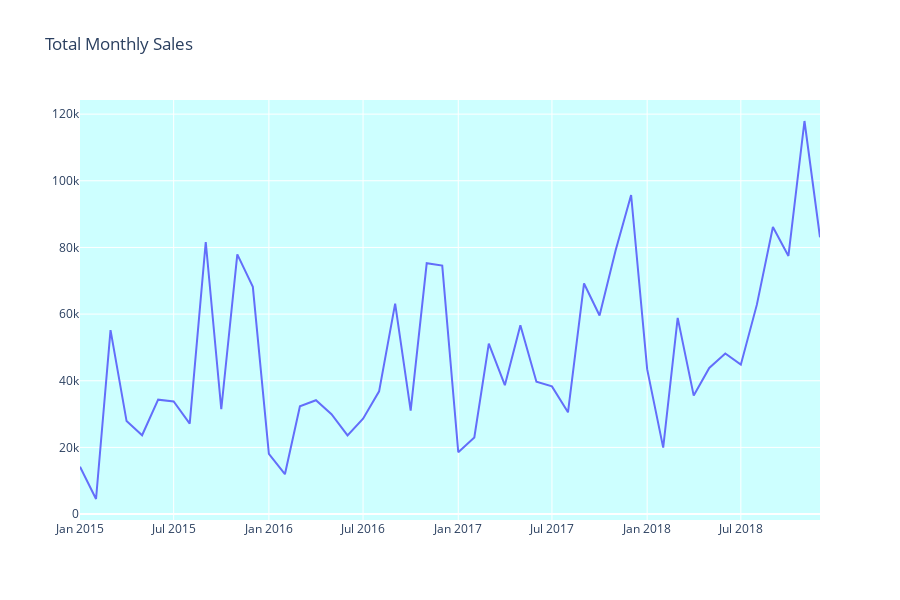

Notebook code for this chart:
### Code cell
monthly_trend = sales_data.groupby(['Month_Year']).sum().drop('Postal Code', axis=1).round(2)
monthly_trend.reset_index(inplace=True)

# Change the color of the markers
colr = np.arange(0, monthly_trend.values.size)
marker_color = []
for i in range(len(colr)):
    if i % 2 == 0:
        marker_color.append('#0000FF')
    else:
        marker_color.append('#FF0000')

fig = go.Figure(data=[go.Scatter(x=monthly_trend['Month_Year'], y=monthly_trend['Sales'], mode='lines',
                                 marker=dict(color=marker_color))], layout=go.Layout(title='Total Monthly Sales'))
fig.update_traces(hoverinfo='x+y', textfont_size=10)
fig.update_layout(height=600, autosize=True, plot_bgcolor='rgb(205, 275, 275)')

### Figure 1 — Plotly figure (JSON) as saved in the notebook; plotly's stock layout.template omitted (floating-point values rounded to 4 significant figures)
{"data": [{"hoverinfo": "x+y", "marker": {"color": ["#0000FF", "#FF0000", "#0000FF", "#FF0000", "#0000FF", "#FF0000", "#0000FF", "#FF0000", "#0000FF", "#FF0000", "#0000FF", "#FF0000", "#0000FF", "#FF0000", "#0000FF", "#FF0000", "#0000FF", "#FF0000", "#0000FF", "#FF0000", "#0000FF", "#FF0000", "#0000FF", "#FF0000", "#0000FF", "#FF0000", "#0000FF", "#FF0000", "#0000FF", "#FF0000", "#0000FF", "#FF0000", "#0000FF", "#FF0000", "#0000FF", "#FF0000", "#0000FF", "#FF0000", "#0000FF", "#FF0000", "#0000FF", "#FF0000", "#0000FF", "#FF0000", "#0000FF", "#FF0000", "#0000FF", "#FF0000", "#0000FF", "#FF0000", "#0000FF", "#FF0000", "#0000FF", "#FF0000", "#0000FF", "#FF0000", "#0000FF", "#FF0000", "#0000FF", "#FF0000", "#0000FF", "#FF0000", "#0000FF", "#FF0000", "#0000FF", "#FF0000", "#0000FF", "#FF0000", "#0000FF", "#FF0000", "#0000FF", "#FF0000", "#0000FF", "#FF0000", "#0000FF", "#FF0000", "#0000FF", "#FF0000", "#0000FF", "#FF0000", "#0000FF", "#FF0000", "#0000FF", "#FF0000", "#0000FF", "#FF0000", "#0000FF", "#FF0000", "#0000FF", "#FF0000", "#0000FF", "#FF0000", "#0000FF", "#FF0000", "#0000FF", "#FF0000"]}, "mode": "lines", "textfont": {"size": 10}, "type": "scatter", "x": ["2015-01", "2015-02", "2015-03", "2015-04", "2015-05", "2015-06", "2015-07", "2015-08", "2015-09", "2015-10", "2015-11", "2015-12", "2016-01", "2016-02", "2016-03", "2016-04", "2016-05", "2016-06", "2016-07", "2016-08", "2016-09", "2016-10", "2016-11", "2016-12", "2017-01", "2017-02", "2017-03", "2017-04", "2017-05", "2017-06", "2017-07", "2017-08", "2017-09", "2017-10", "2017-11", "2017-12", "2018-01", "2018-02", "2018-03", "2018-04", "2018-05", "2018-06", "2018-07", "2018-08", "2018-09", "2018-10", "2018-11", "2018-12"], "y": [14210.0, 4520.0, 55210.0, 27910.0, 23640.0, 34320.0, 33780.0, 27120.0, 81620.0, 31450.0, 77910.0, 68170.0, 18070.0, 11950.0, 32340.0, 34150.0, 29960.0, 23600.0, 28610.0, 36820.0, 63130.0, 31010.0, 75250.0, 74540.0, 18540.0, 22980.0, 51170.0, 38680.0, 56660.0, 39720.0, 38320.0, 30540.0, 69190.0, 59580.0, 79070.0, 95740.0, 43480.0, 19921, 58860.0, 35540.0, 43830.0, 48190.0, 44830.0, 62840.0, 86150.0, 77450.0, 117900.0, 83030.0]}], "layout": {"autosize": true, "height": 600, "plot_bgcolor": "rgb(205, 275, 275)", "title": {"text": "Total Monthly Sales"}}}
